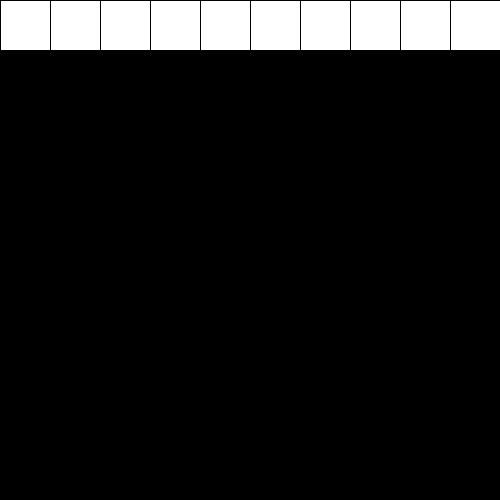
Frame 1 (no input)
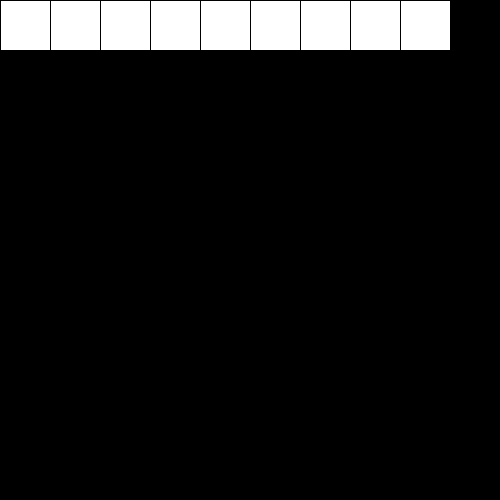
Frame 60 (the mouse pressed at the canvas centre just before this capture)
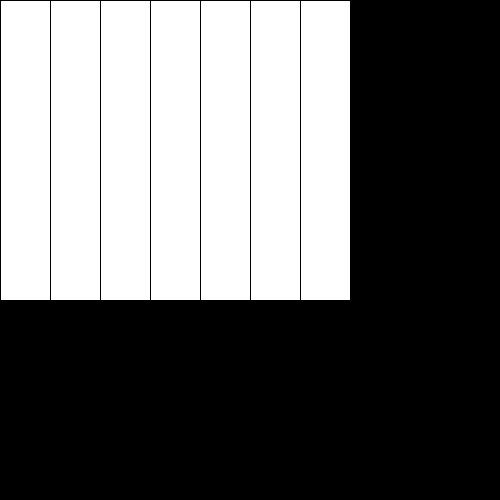
Frame 120 (the mouse held since frame 60 and released just before this capture)

The Processing sketch that drew these frames (run headless with seeded random() and noise(); from frame 60 on, the mouse is pressed at the canvas centre):

// Processing sketch: forCambiaCantidad
// ── forCambiaCantidad.pde
// la cantidad de figuras cambia automáticamente
int cant = 10;
int tam;
void setup() {
  size(500, 500);
  tam = width/cant;
}
void draw() {
  background(0);
  if (frameCount%60==0) {
    if (cant>0) {
      cant --;
    }
  }
  for (int i=0; i<cant; i++) {
    rect(i*tam, 0, tam, 50+mouseY);
  }
  println(cant);
}
void mousePressed() { // esto es una versión con evento de mouse
  if (cant>0) {
    cant --;
  }
}
